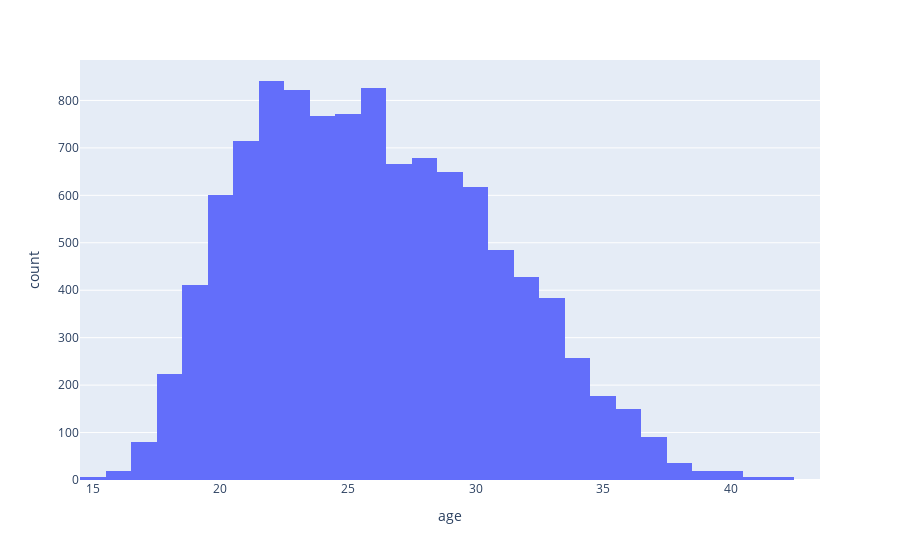

The notebook cell this image was saved under:
### Markdown cell above
#### II. Numerical Variables:

### Code cell
#seeing the age ranges of players (suprisingly most of them are between 20-30)
fig = px.histogram(players_df, x='age')
fig.show()

### Figure 1 — Plotly figure (JSON) as saved in the notebook; plotly's stock layout.template omitted (floating-point values rounded to 4 significant figures; data arrays with more than 128 entries replaced by an {"elided": "..."} marker saying what was removed)
{"data": [{"alignmentgroup": "True", "bingroup": "x", "hovertemplate": "age=%{x}<br>count=%{y}<extra></extra>", "legendgroup": "", "marker": {"color": "#636efa", "pattern": {"shape": ""}}, "name": "", "offsetgroup": "", "orientation": "v", "showlegend": false, "type": "histogram", "x": {"elided": "10754 int values"}, "xaxis": "x", "yaxis": "y"}], "layout": {"barmode": "relative", "legend": {"tracegroupgap": 0}, "margin": {"t": 60}, "xaxis": {"anchor": "y", "domain": [0, 1], "title": {"text": "age"}}, "yaxis": {"anchor": "x", "domain": [0, 1], "title": {"text": "count"}}}}
